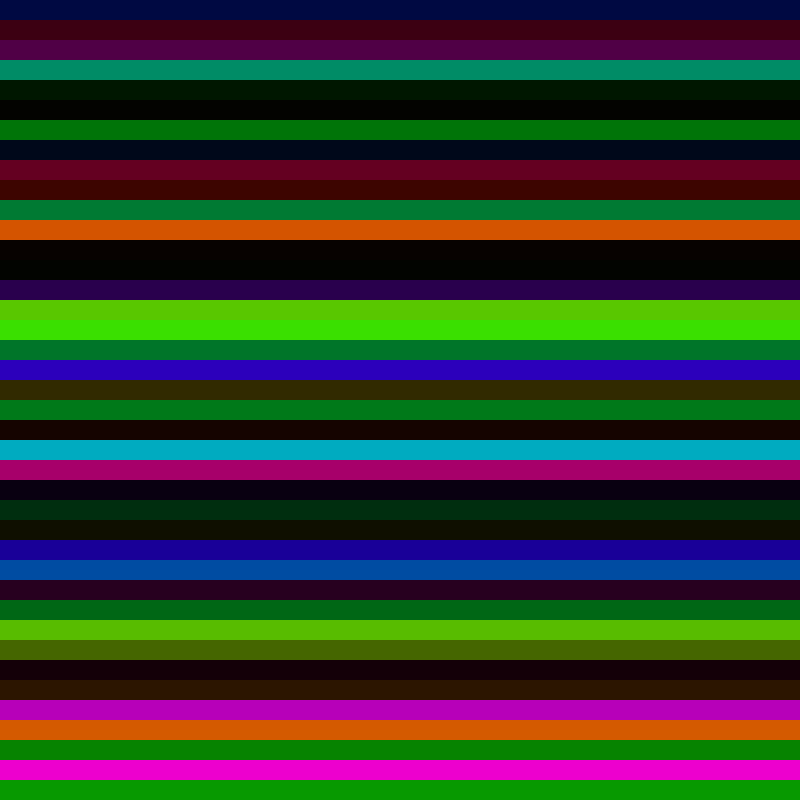
Frame 1 (no input)
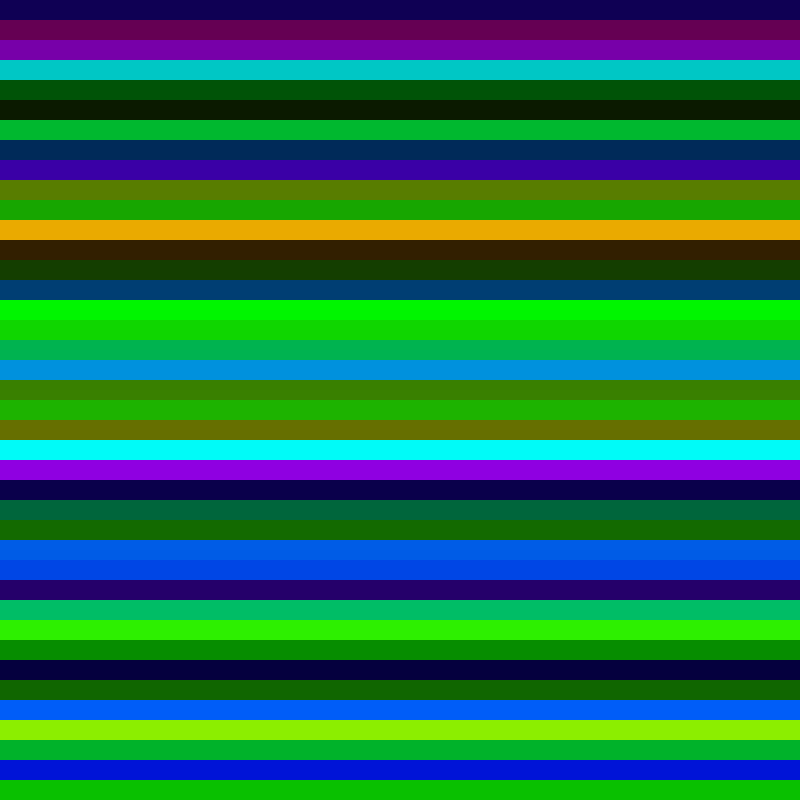
Frame 60 (the mouse pressed at the canvas centre just before this capture)
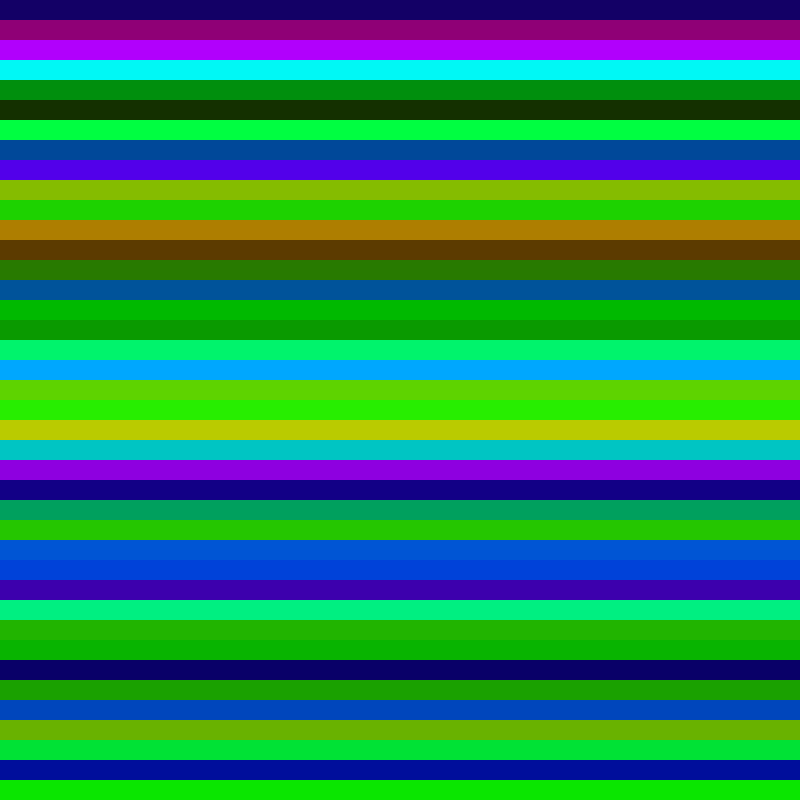
Frame 120 (the mouse held since frame 60 and released just before this capture)

The Processing sketch that drew these frames (run headless with seeded random() and noise(); from frame 60 on, the mouse is pressed at the canvas centre):

// Processing sketch: sketch_2020_9_5_2400h_huh_it_works
// ── sketch_2020_9_5_2400h_huh_it_works.pde


public void settings() {
  size(800, 800);
  
}

void setup() {
  background(255); // we start with a white background
  frameRate(60);
  
// boy do I spend a lot of time here  
// https://processing.org/tutorials/color/
  colorMode(HSB);
  
  // as part of setup, let's uhhhh... create some organisms
  createOrganisms();
}

// ========================
// ITS GLOBAL VARIABLE TIME
// ==== don't act like you're not excited ===
// hey let's do some global variables, that's what cool kids do
int number_rows = 40;

// TODO: I don't get why this works when it's a thing like this
// why is this 12 when it's calculated as 800/8 which should be 100? WTF
// int row_height = height)/number_rows;

// it works when it's hard coded
int row_height = 20;

// define an empty array of Organisms
Organism[] _organismArray = {};


// main draw loop!
// this is the main loop and we loop through this until we break
void draw() {

  // while the loop counter is less than the number of items in the array, do this and iterate
  // and this loop is run once per frame
  for ( int i = 0; i < _organismArray.length; i ++){
    // we're establishing a temporary loop variable of organisms, called thisOrganism
    // each time through, it pulls out the one at the marker in the iteration loop
    Organism thisOrganism = _organismArray[i];
    
// -- IN WHICH I GET AHEAD OF MY ABILITY --    
// we're going to grab its neighbors so we can pick their hues
// NOW! If I could just figure out how to iterate through the array that'd be a way to do this
    int prev_hue, next_hue;
    prev_hue = 0;
    next_hue = 0;

  // ??? why can't I do the Organism prevOrganism... thing 
  // ??? and then access prevOrganism outside the if loop?
  // ??? do I have to establish one and then set it to the... ? to get that to work?

    // we're going to grab previous one
    // this can be out of bounds if it's the first one, so we fudge
    // TODO: wrapping around would be cool as hell

    if (i==0){
      Organism prevOrganism = _organismArray[i];
      prev_hue = prevOrganism.cur_hue;
    }
    // I should figure out how to do an if else loop in javascript
    
    if (i>0){
      Organism prevOrganism = _organismArray[i-1];
      prev_hue = prevOrganism.cur_hue;
    }
    
    // then we're going to pull the next one in the array    
    // this can be out of bounds if it's the last one, so
    if (i==_organismArray.length){
      Organism nextOrganism = _organismArray[0];
      next_hue = nextOrganism.cur_hue;
    }
    // I should figure out how to do an if else loop in javascript
    
    if (i<_organismArray.length-1){
      Organism nextOrganism = _organismArray[i+1];
      next_hue = nextOrganism.cur_hue;
    }

  // Organism, draw thyself!
   thisOrganism.drawRect(i);
   
     // hand the organism the other organism's hues to do a calculation
     thisOrganism.calculateNewhue(prev_hue, next_hue);

     // and then we call it to update
     // which is where I'm putting things I'm working out
    thisOrganism.updateMe();
  }
}


void createOrganisms(){  

  // okay, so let's iterate through this loop
  // we'll need to create one organism per row

    for ( int i = 0; i < number_rows; i += 1){

      // for each loop through, temporary organism variable and drop a new organism into it
      Organism thisOrganism = new Organism();
    
      // then add it to the array of organisms
      _organismArray = (Organism[])append(_organismArray, thisOrganism);
  }
}


class Organism {

  // how would you define yourself, as a series of variables?
  int true_hue; // the hue of the organism as expressed
  int cur_hue; // what it is right now
  float cur_bright; // the amount of energy the organism has, used for luminosity
  float cur_sat; // the number of turns the organism has, used for saturation (?)
//   float size; // it would be good to use this to track how large it has gotten  
//   float x, y;
  
  color current_color;
  
  // I was going to use these for tracking whether they're on the up or downswing
  // meh
  boolean is_energetic;

  
  // let's define the starting values for an organism
  Organism(){

  true_hue = int(random(0,255));
  // I'll note that if I try to use noise there, it seemingly goes all blue-greens
  cur_hue = true_hue;
  cur_bright = random(0,255);
  cur_sat = 255;
  is_energetic = true;


  current_color = color(cur_hue, cur_sat, cur_bright);
  }
  

// drawRect takes the current iteration number and uses that to figure out where we are
// then we draw a rectangle of the color of the organism

void drawRect(int iteration){
    int startx, starty;
    int targetx, targety;
    startx = 0;
    starty = 0 + (iteration * row_height);
    targetx = width;
    targety = (starty + row_height);
    noStroke();
    fill(current_color);
    rect(startx, starty, targetx, targety);

}

// okay so let's do a function that sets the color according to the three values passed it
void calculateNewhue(int prev_hue, int next_hue){
  // average those three numbers

    cur_hue = ((prev_hue + next_hue)*2 + (6*true_hue))/10;
    
    // just keeping an eye on things  
    // println(prev_hue, " ", next_hue, " ", true_hue, " ", cur_hue);

    // here's a thing you could do
    // okay, let's get fancy and increase saturation and brightness if those colors are within x of each other
    
    //int threshold = 40;
    //float how_crazy = 0.1;
    //if ( (abs(prev_hue-cur_hue))<threshold){
    //  cur_bright = cur_bright + how_crazy;
    //  cur_sat = cur_sat + how_crazy;
    //}
}


// and here's where we can screw around with incrementing things
void updateMe(){
  // if it's too energetic, set it on the path back
  if (cur_bright > 254){
    is_energetic = false;
  }
  
  // but if it's too tired, set it to energetic
  if (cur_bright < 1){
    is_energetic = true;
  }
  
  if (is_energetic == true) {
    cur_bright += (noise(cur_hue) * 2);
  }
  
  if (is_energetic == false) {
    cur_bright = cur_bright -1;
  }
  
    
  // if we don't set the orgcolor to the new values it'll stick with the old
  current_color = color(cur_hue, cur_sat, cur_bright);

}

}  
